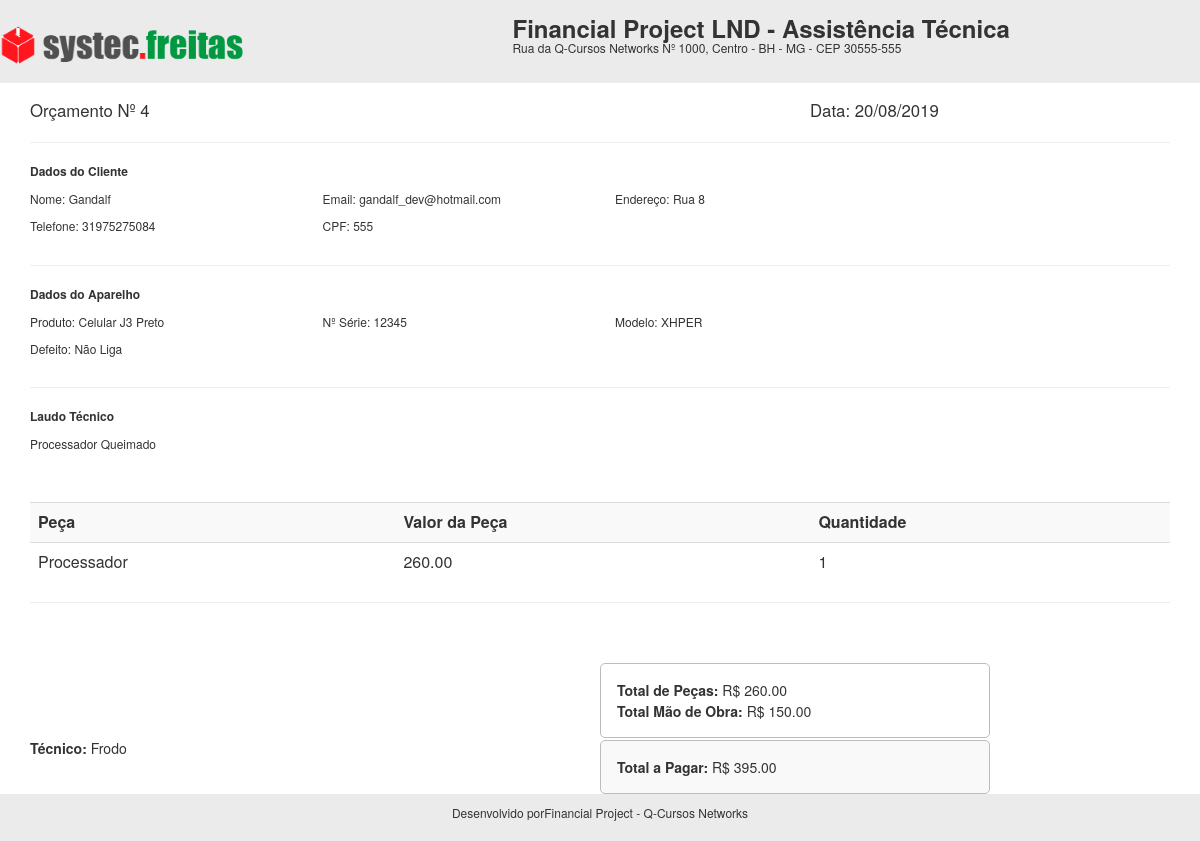
/rel/rel_orcamentos.php?id=4, run on the app's committed database.
### tables this page shows
CREATE TABLE `orcamentos` (
  `id` int(11) NOT NULL,
  `cliente` varchar(25) NOT NULL,
  `tecnico` varchar(25) NOT NULL,
  `produto` varchar(25) NOT NULL,
  `serie` varchar(30) DEFAULT NULL,
  `problema` varchar(255) NOT NULL,
  `laudo` varchar(255) DEFAULT NULL,
  `obs` varchar(255) DEFAULT NULL,
  `valor_servico` decimal(10,2) DEFAULT NULL,
  `pecas` varchar(255) DEFAULT NULL,
  `valor_pecas` decimal(10,2) DEFAULT NULL,
  `total` decimal(10,2) DEFAULT NULL,
  `desconto` decimal(10,2) DEFAULT NULL,
  `valor_total` decimal(10,2) DEFAULT NULL,
  `pgto` varchar(20) DEFAULT NULL,
  `data_abertura` date NOT NULL,
  `data_geracao` date DEFAULT NULL,
  `data_aprovacao` date DEFAULT NULL,
  `status` varchar(20) NOT NULL
);

CREATE TABLE `clientes` (
  `id` int(11) NOT NULL,
  `nome` varchar(20) NOT NULL,
  `telefone` varchar(15) NOT NULL,
  `endereco` varchar(25) NOT NULL,
  `email` varchar(40) NOT NULL,
  `cpf` varchar(20) NOT NULL,
  `data` date NOT NULL
);

CREATE TABLE `funcionarios` (
  `id` int(11) NOT NULL,
  `nome` varchar(25) NOT NULL,
  `cpf` varchar(18) NOT NULL,
  `telefone` varchar(15) NOT NULL,
  `endereco` varchar(35) NOT NULL,
  `cargo` varchar(20) NOT NULL,
  `data` date NOT NULL
);

### rel/rel_orcamentos.php (the view, shortened to what this page needs)
<?php
$id = $_GET['id'];
include('../conexao.php');
$query = "select o.id, o.cliente, o.tecnico, o.produto, o.serie, o.problema, o.laudo, o.valor_servico, o.pecas, o.valor_pecas, o.total, o.valor_total, o.status, o.data_abertura, o.data_geracao, c.nome as cli_nome, c.email, c.telefone, c.endereco, f.nome as func_nome from orcamentos as o INNER JOIN clientes as c on o.cliente = c.cpf INNER JOIN funcionarios as f on o.tecnico = f.id where o.id = '$id'";
$result = mysqli_query($conexao, $query);
 while($res_1 = mysqli_fetch_array($result)){
$data2 = implode('/', array_reverse(explode('-', $res_1['data_geracao'])));
 ?>
<link rel="stylesheet" href="https://maxcdn.bootstrapcdn.com/bootstrap/3.3.7/css/bootstrap.min.css">
<div class="cabecalho">
		<div class="row">
			<div class="col-sm-5">
			  <img src="../img/logo2.png" width="250px">
			</div>
			<div class="col-sm-7">
			 <h3 class="titulo"><b>Financial Project LND - Assistência Técnica</b></h3>
			 <h6 class="titulo">Rua da Q-Cursos Networks Nº 1000, Centro - BH - MG - CEP 30555-555</h6>
			</div>
		</div>
</div>
<div class="container">
			<div class="row">
				<div class="col-sm-8">
				  <big> Orçamento Nº <?php echo $id ?>  </big>
				</div>
				<div class="col-sm-4">
				<big> Data: <?php echo $data2; ?> </big>
				</div>
			</div>
		<hr>
			<div class="row">
				<div class="col-sm-12">
					<p style="font-size:12px"> <b> Dados do Cliente </b> </p>
				</div>
			</div>
			<div class="row">
				<div class="col-sm-3">
				 <p style="font-size:12px">  Nome: <?php echo $res_1['cli_nome']; ?> </p>
				</div>
				<div class="col-sm-3">
				 <p style="font-size:12px">  Email: <?php echo $res_1['email']; ?> </p>
				</div>
				<div class="col-sm-3">
				 <p style="font-size:12px">  Endereço: <?php echo $res_1['endereco']; ?> </p>
				</div>
			</div>
			<div class="row">
				<div class="col-sm-3">
				 <p style="font-size:12px">  Telefone: <?php echo $res_1['telefone']; ?> </p>
				</div>
				<div class="col-sm-3">
				 <p style="font-size:12px">  CPF: <?php echo $res_1['cliente']; ?> </p>
				</div>
			</div>
		<hr>
		<div class="row">
				<div class="col-sm-12">
					<p style="font-size:12px"> <b> Dados do Aparelho </b> </p>
				</div>
			</div>
			<div class="row">
				<div class="col-sm-3">
				 <p style="font-size:12px">  Produto: <?php echo $res_1['produto']; ?> </p>
				</div>
				<div class="col-sm-3">
				 <p style="font-size:12px">  Nº Série: <?php echo $res_1['serie']; ?> </p>
				</div>
				<div class="col-sm-3">
				 <p style="font-size:12px">  Modelo: XHPER </p>
				</div>
			</div>
			<div class="row">
				<div class="col-sm-12">
				 <p style="font-size:12px">  Defeito: <?php echo $res_1['problema']; ?> </p>
				</div>
			</div>
		<hr>
		<div class="row">
				<div class="col-sm-12">
					<p style="font-size:12px"> <b> Laudo Técnico </b> </p>
				</div>
			</div>
			<div class="row">
				<div class="col-sm-12">
				 <p style="font-size:12px">  <?php echo $res_1['laudo']; ?>  </p>
				</div>
			</div>
		<br><br>
		<table class="table">
			<tr bgcolor="#f9f9f9">
				<td> <b>Peça</b> </td>
				<td> <b>Valor da Peça</b> </td>
				<td> <b> Quantidade</b> </td>
			</tr>
			<tr>
				<td> <?php echo $res_1['pecas']; ?> </td>
				<td> <?php echo $res_1['valor_pecas']; ?> </td>
				<td> 1 </td>
			</tr>
		</table>
		<hr>
		<br>
		<br>
		<div class="row">
				<div class="col-sm-6">
				</div>
				<div class="col-sm-4 areaTotais">
				 <p class="pgto" style="font-size:14px">  <b>Total de Peças: </b> R$ <?php echo $res_1['valor_pecas']; ?> </p>
				 <p class="pgto" style="font-size:14px">  <b>Total Mão de Obra: </b> R$ <?php echo $res_1['valor_servico']; ?> </p>
				</div>
		</div>
		<div class="row">
				<div class="col-sm-6">
				 <p style="font-size:14px">  <b>Técnico: </b> <?php echo $res_1['func_nome']; ?> </p>
				</div>
				<div class="col-sm-4 areaTotal">
				 <p class="pgto" style="font-size:14px">  <b>Total a Pagar: </b> R$ <?php echo $res_1['valor_total']; ?> </p>
				</div>
		</div>
		<br>
		<div class="row">
				<div class="col-sm-6">
				</div>
				<div class="col-sm-3">
				<p style="font-size:12px">  Orçamento válido até: <?php echo date('d/m/Y', strtotime("+5 days",strtotime($res_1['data_geracao']))); ?></p>
				</div>
		</div>
</div>
<div class="footer">
 <p style="font-size:12px" align="center">Desenvolvido porFinancial Project - Q-Cursos Networks</p>
</div>
<?php } ?>

### rel/rel_orcamentos.php (style rules this page uses)
.footer { position:absolute; bottom:0; width:100%; background-color: #ebebeb; padding:10px; }
.cabecalho { background-color: #ebebeb; padding-top:15px; margin-bottom:15px; }
.titulo { margin:0; }
.areaTotais { border : 0.5px solid #bcbcbc; padding: 15px; border-radius: 5px; margin-right:25px; }
.areaTotal { border : 0.5px solid #bcbcbc; padding: 15px; border-radius: 5px; margin-right:25px; background-color: #f9f9f9; margin-top:2px; }
.pgto { margin:1px; }

### data on the page
orcamentos: data_geracao "20/08/2019", clientes.nome "Gandalf", clientes.email "gandalf_dev@hotmail.com", clientes.endereco "Rua 8", clientes.telefone "31975275084", cliente "555", produto "Celular J3 Preto", serie "12345", problema "Não Liga", laudo "Processador Queimado", pecas "Processador", valor_pecas "260.00", valor_servico "150.00", funcionarios.nome "Frodo", valor_total "395.00"
